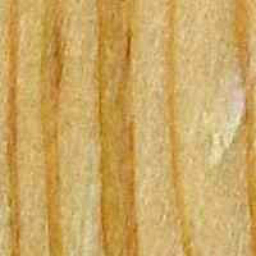
#> input picture gt1.png, 256 x 256 px
$ python PSNR.py
#> lines starting #> are read from the running program, lines starting #| are printed output that depends on the picture; pictures that were not available may be replaced by others from this repository, and a replacement may not be noted
# _*_ coding:utf-8 _*_
# 开发人员：Joey
# 开发时间：2020/12/113:51
# 文件名称：PSRN.py
# 开发工具：PyCharm
import math
import numpy as np
from skimage import io
from scipy.signal import convolve2d

def compute_psnr(img1, img2):
    if isinstance(img1,str):
        img1=io.imread(img1)
    if isinstance(img2,str):
        img2=io.imread(img2)
    mse = np.mean( (img1/255. - img2/255.) ** 2 )
    if mse < 1.0e-10:
       return 1000000000000
    PIXEL_MAX = 1
    psnr = 20 * math.log10(PIXEL_MAX / math.sqrt(mse))
    return mse, psnr


def matlab_style_gauss2D(shape=(3,3),sigma=0.5):
    """
    2D gaussian mask - should give the same result as MATLAB's
    fspecial('gaussian',[shape],[sigma])
    """
    m,n = [(ss-1.)/2. for ss in shape]
    y,x = np.ogrid[-m:m+1,-n:n+1]
    h = np.exp( -(x*x + y*y) / (2.*sigma*sigma) )
    h[ h < np.finfo(h.dtype).eps*h.max() ] = 0
    sumh = h.sum()
    if sumh != 0:
        h /= sumh
    return h

def filter2(x, kernel, mode='same'):
    return convolve2d(x, np.rot90(kernel, 2), mode=mode)

def compute_ssim(im1, im2, k1=0.01, k2=0.03, win_size=11, L=255):
    if not im1.shape == im2.shape:
        raise ValueError("Input Imagees must have the same dimensions")
    if len(im1.shape) > 2:
        raise ValueError("Please input the images with 1 channel")

    M, N = im1.shape
    C1 = (k1*L)**2
    C2 = (k2*L)**2
    window = matlab_style_gauss2D(shape=(win_size,win_size), sigma=1.5)
    window = window/np.sum(np.sum(window))

    if im1.dtype == np.uint8:
        im1 = np.double(im1)
    if im2.dtype == np.uint8:
        im2 = np.double(im2)

    mu1 = filter2(im1, window, 'valid')
    mu2 = filter2(im2, window, 'valid')
    mu1_sq = mu1 * mu1
    mu2_sq = mu2 * mu2
    mu1_mu2 = mu1 * mu2
    sigma1_sq = filter2(im1*im1, window, 'valid') - mu1_sq
    sigma2_sq = filter2(im2*im2, window, 'valid') - mu2_sq
    sigmal2 = filter2(im1*im2, window, 'valid') - mu1_mu2

    ssim_map = ((2*mu1_mu2+C1) * (2*sigmal2+C2)) / ((mu1_sq+mu2_sq+C1) * (sigma1_sq+sigma2_sq+C2))

    return np.mean(np.mean(ssim_map))

if __name__ == "__main__":
    from PIL import Image
    # gray images
    # pred = np.asarray(Image.open('./img1.png'))
    # gt = np.asarray(Image.open('./img2.png'))
    # # if not:
    img1 = Image.open('./gt1.png').convert('L')
#     img1 = img1.resize((256, 256), Image.BILINEAR)
    img1 = np.asarray(img1)
    img2 = Image.open('./v2_1.jpg').convert('L')
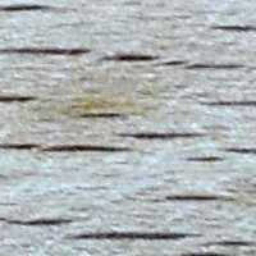
#> input picture gt2.png, 256 x 256 px, given in place of v2_1.jpg, which was not available
#     img2 = img2.resize((256, 256), Image.BILINEAR)
    img2 = np.asarray(img2)
    mse, psnr = compute_psnr(img2, img1)
#> in compute_psnr, `mse = np.mean( (img1/255. - img2/255.) ** 2 )`: mse = 0.0212
#> in compute_psnr, `psnr = 20 * math.log10(PIXEL_MAX / math.sqrt(mse))`: psnr = 16.73
#> mse = 0.0212; psnr = 16.73
    ssim = compute_ssim(img2, img1)
#> in compute_ssim, `mu1_sq = mu1 * mu1`:
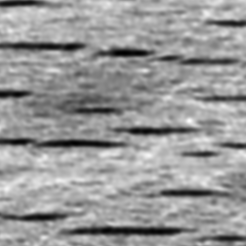
#> mu1_sq: shape (246, 246) float64; min 2350, max 52960.3, mean 32734.2; drawn with min black and max white
#> in compute_ssim, `mu2_sq = mu2 * mu2`:
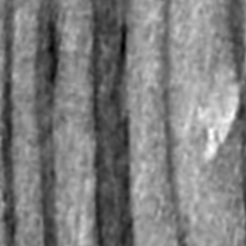
#> mu2_sq: shape (246, 246) float64; min 11478.6, max 47506.6, mean 29259.7; drawn with min black and max white
#> in compute_ssim, `mu1_mu2 = mu1 * mu2`:
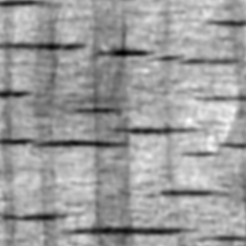
#> mu1_mu2: shape (246, 246) float64; min 6072.9, max 45823.9, mean 30479.8; drawn with min black and max white
#> in compute_ssim, `sigma2_sq = filter2(im2*im2, window, 'valid') - mu2_sq`:
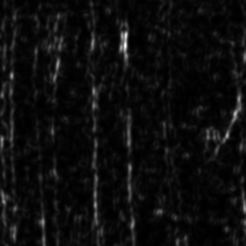
#> sigma2_sq: shape (246, 246) float64; min 1.26, max 980, mean 53.3; drawn with min black and max white
#> in compute_ssim, `sigmal2 = filter2(im1*im2, window, 'valid') - mu1_mu2`:
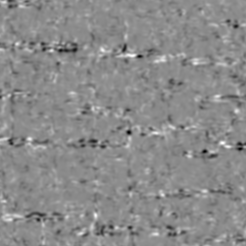
#> sigmal2: shape (246, 246) float64; min -358.6, max 297.3, mean -0.8; drawn with min black and max white
#> in compute_ssim, `ssim_map = ((2*mu1_mu2+C1) * (2*sigmal2+C2)) / ((mu1_sq+mu2_sq+C1) * (..`:
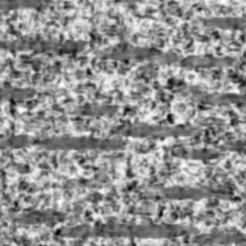
#> ssim_map: shape (246, 246) float64; min -0.56, max 0.913, mean 0.273; drawn with min black and max white
#> ssim = 0.273

    print('mse = %.4f, psnr = %.4f, ssim = %.4f' % (mse, psnr, ssim))
#| mse = 0.0212, psnr = 16.7276, ssim = 0.2729
